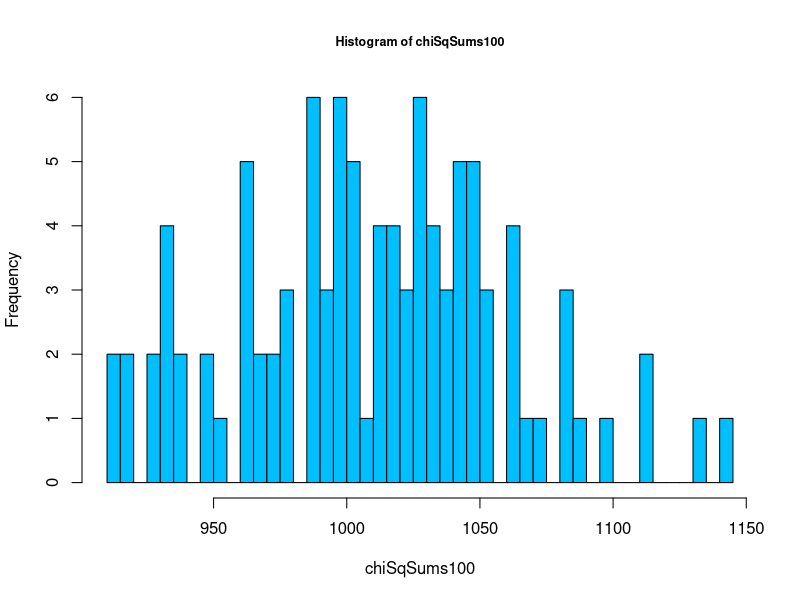
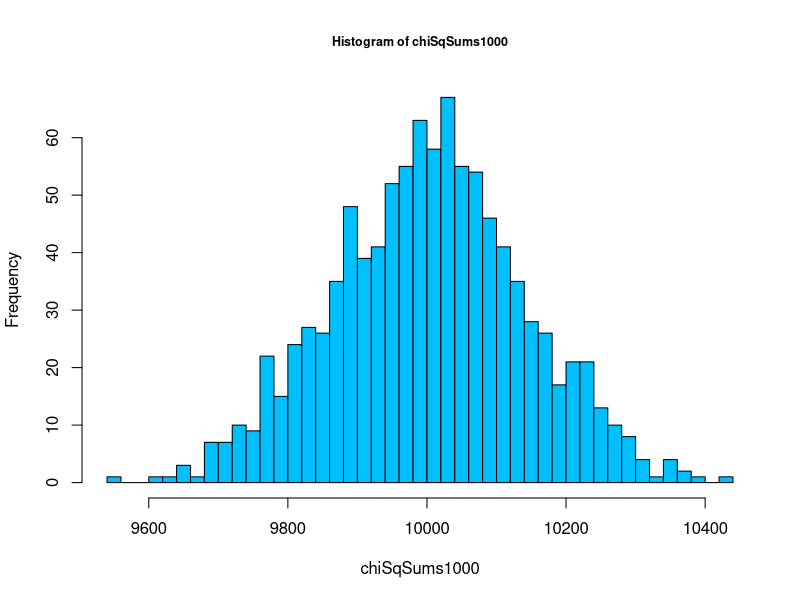
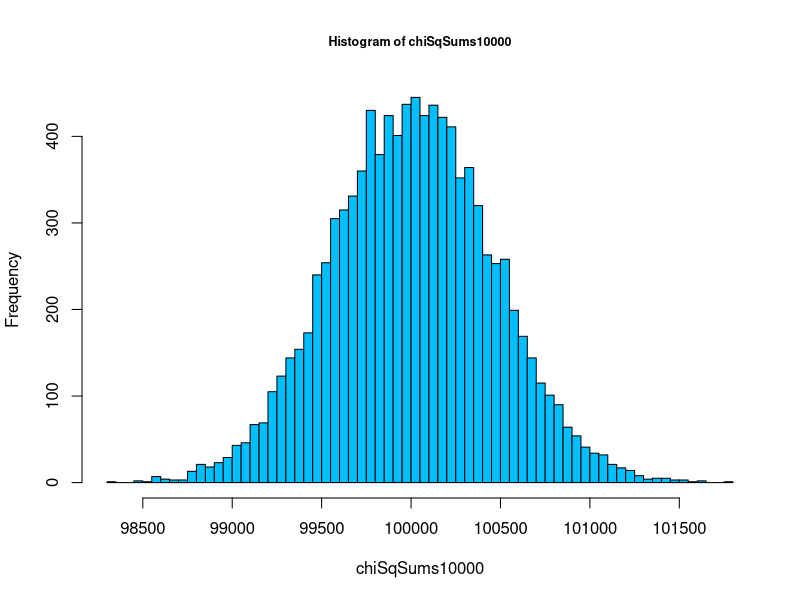
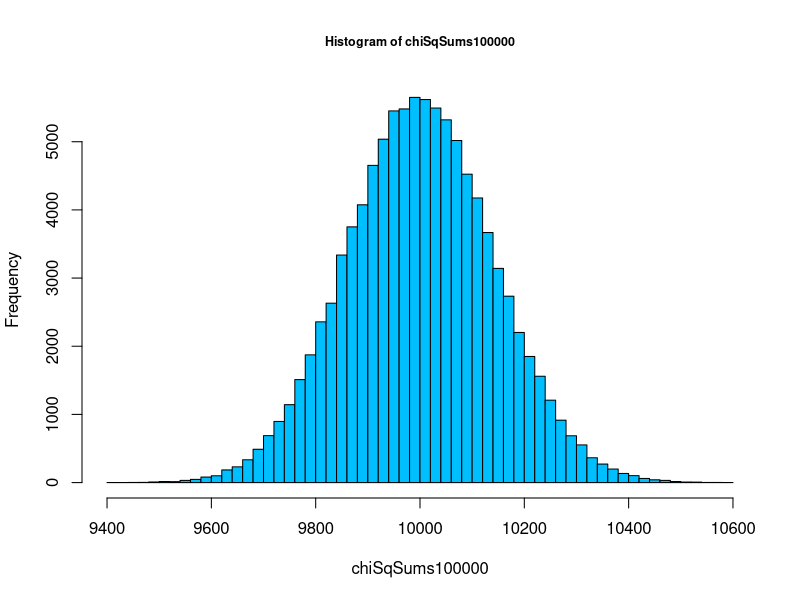
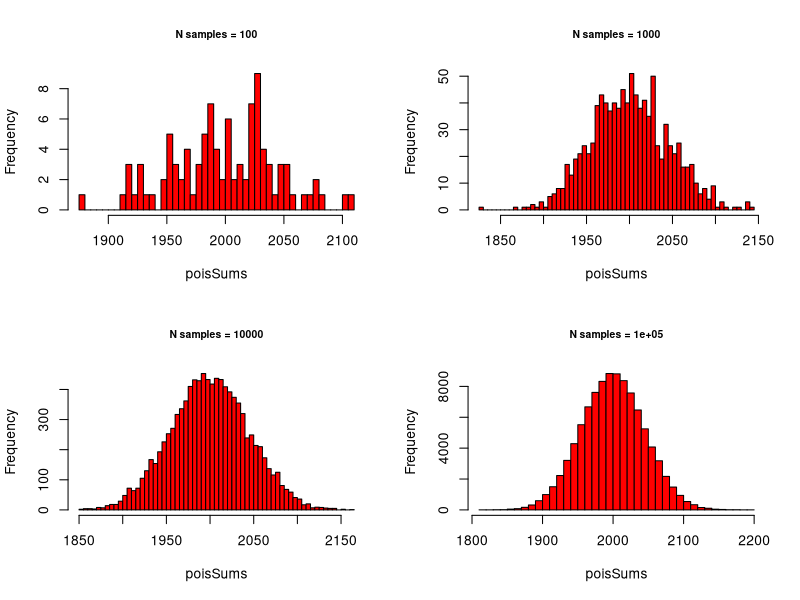
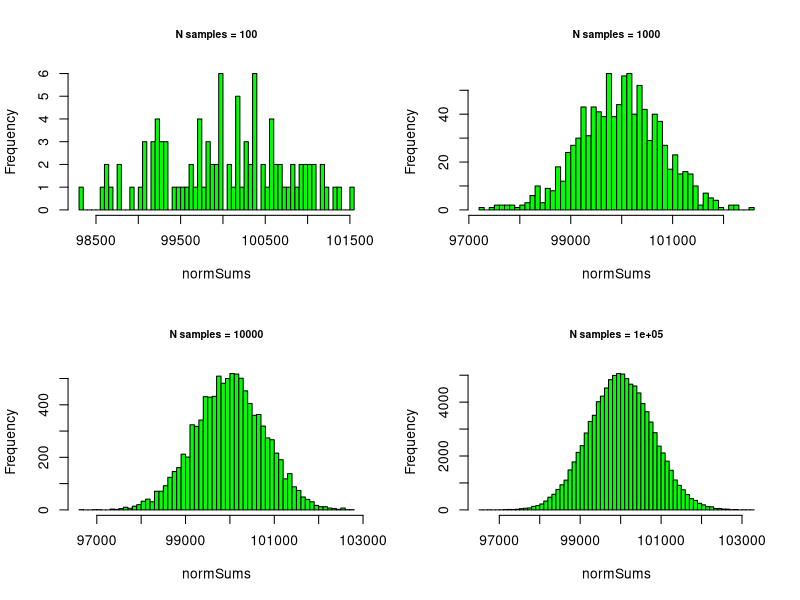
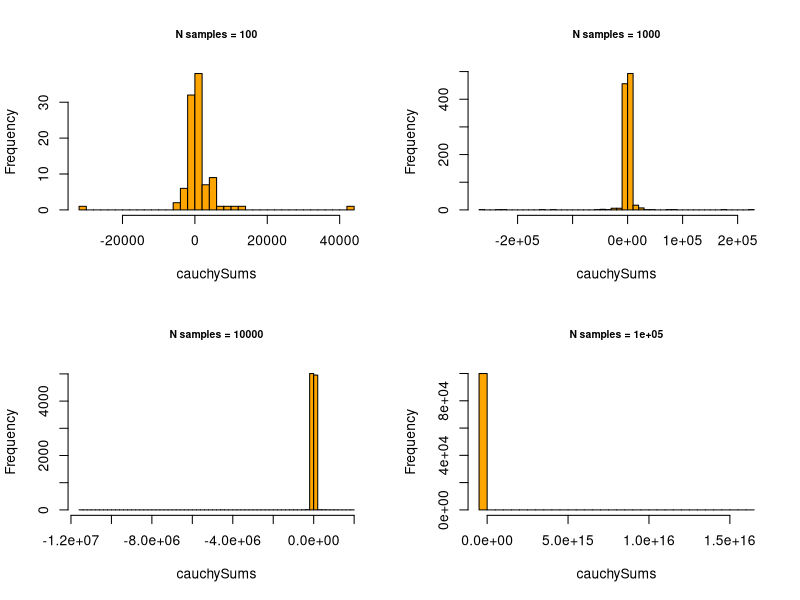

Generate these figures, in order, with R:
## ---- chunk 1
# clear all
rm(list=ls())
## ---- chunk 2
# sum 100 IID random variables, Chi-Square, m = 10
chiSqSums100 <- unlist(lapply(seq(1:100), function(x) {
  sum(rchisq(100, 10))
}))
hist(chiSqSums100, 50, col="deepskyblue", cex.main = .75)
## ---- chunk 3
# sum 1000 IID random variables, Chi-Square, m = 10
chiSqSums1000 <- unlist(lapply(seq(1:1000), function(x) {
  sum(rchisq(1000, 10))
}))
hist(chiSqSums1000, 50, col="deepskyblue", cex.main = .75)
## ---- chunk 4
# sum 10000 IID random variables, Chi-Square, m = 10
chiSqSums10000 <- unlist(lapply(seq(1:10000), function(x) {
  sum(rchisq(10000, 10))
}))
hist(chiSqSums10000, 50, col="deepskyblue", cex.main = .75)
## ---- chunk 5
# sum 1000000 IID random variables, Chi-Square, m = 10
chiSqSums100000 <- unlist(lapply(seq(1:100000), function(x) {
  sum(rchisq(1000, 10))
}))
hist(chiSqSums100000, 50, col="deepskyblue", cex.main = .75)
## ---- chunk 6
# repeat for Poisson with lambda = 2
# set plot  parameters
par(mfrow=c(2,2))
for (sumSize in c(100, 1000, 10000, 100000)) {
  poisSums <- unlist(lapply(seq(1:sumSize), function(x) {
    sum(rpois(1000, 2))
  }))
  hist(poisSums, 50, col="red",
       main = paste("N samples = ", sumSize, sep=""),
       cex.main = .75)
}
## ---- chunk 7
# repeat for Normal with mean = 100, sd = 25
# set plot  parameters
par(mfrow=c(2,2))
for (sumSize in c(100, 1000, 10000, 100000)) {
  normSums <- unlist(lapply(seq(1:sumSize), function(x) {
    sum(rnorm(1000, mean = 100, sd = 25))
  }))
  hist(normSums, 50, col="green", 
       main = paste("N samples = ", sumSize, sep=""),
       cex.main = .75)
}
## ---- chunk 8
# repeat for Cauchy with location = 0, scale = 1
# set plot  parameters
par(mfrow=c(2,2))
for (sumSize in c(100, 1000, 10000, 100000)) {
  cauchySums <- unlist(lapply(seq(1:sumSize), function(x) {
    sum(rcauchy(1000, location = 0, scale = 1))
  }))
  hist(cauchySums, 50, col="orange",
       main = paste("N samples = ", sumSize, sep=""),
       cex.main = .75)
}
